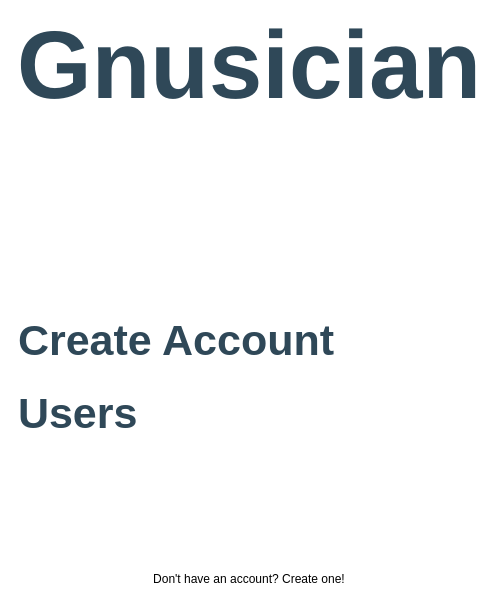
<?xml version="1.0" encoding="UTF-8"?>
<ui version="4.0">
 <class>loginManager</class>
 <widget class="QWidget" name="loginManager">
  <property name="geometry">
   <rect>
    <x>0</x>
    <y>0</y>
    <width>500</width>
    <height>601</height>
   </rect>
  </property>
  <property name="maximumSize">
   <size>
    <width>500</width>
    <height>16777215</height>
   </size>
  </property>
  <property name="windowTitle">
   <string>Form</string>
  </property>
  <property name="layoutDirection">
   <enum>Qt::LeftToRight</enum>
  </property>
  <property name="styleSheet">
   <string notr="true">QWidget
{
	background-color: white
}
QWidget#frameSelectWidget
{
}
QWidget#frameCreateWidget
{
}
QScrollArea
{
	border: none;
}
QLabel
{
	color: rgb(47, 72, 88)
}</string>
  </property>
  <layout class="QVBoxLayout" name="vlLoginPage">
   <property name="leftMargin">
    <number>9</number>
   </property>
   <item>
    <widget class="QLabel" name="lLoginTitle">
     <property name="font">
      <font>
       <pointsize>72</pointsize>
       <weight>75</weight>
       <bold>true</bold>
       <underline>false</underline>
      </font>
     </property>
     <property name="tabletTracking">
      <bool>false</bool>
     </property>
     <property name="text">
      <string>Gnusician</string>
     </property>
     <property name="alignment">
      <set>Qt::AlignCenter</set>
     </property>
    </widget>
   </item>
   <item>
    <spacer name="vsLoginSpacer">
     <property name="orientation">
      <enum>Qt::Vertical</enum>
     </property>
     <property name="sizeHint" stdset="0">
      <size>
       <width>20</width>
       <height>40</height>
      </size>
     </property>
    </spacer>
   </item>
   <item>
    <widget class="QWidget" name="frameCreateWidget" native="true">
     <layout class="QVBoxLayout" name="vlCreate">
      <item>
       <widget class="QLabel" name="lCreate">
        <property name="font">
         <font>
          <pointsize>32</pointsize>
          <weight>75</weight>
          <bold>true</bold>
         </font>
        </property>
        <property name="text">
         <string>Create Account</string>
        </property>
       </widget>
      </item>
     </layout>
    </widget>
   </item>
   <item>
    <widget class="QWidget" name="frameSelectWidget" native="true">
     <layout class="QVBoxLayout" name="vlSelect">
      <item>
       <widget class="QLabel" name="lUsers">
        <property name="font">
         <font>
          <pointsize>32</pointsize>
          <weight>75</weight>
          <bold>true</bold>
         </font>
        </property>
        <property name="text">
         <string>Users</string>
        </property>
       </widget>
      </item>
      <item>
       <widget class="QScrollArea" name="saSelectUser">
        <property name="widgetResizable">
         <bool>true</bool>
        </property>
        <widget class="QWidget" name="scrollAreaWidgetContents">
         <property name="geometry">
          <rect>
           <x>0</x>
           <y>0</y>
           <width>464</width>
           <height>95</height>
          </rect>
         </property>
         <layout class="QVBoxLayout" name="vlScrollArea">
          <property name="spacing">
           <number>0</number>
          </property>
         </layout>
        </widget>
       </widget>
      </item>
     </layout>
    </widget>
   </item>
   <item>
    <widget class="QPushButton" name="pbSwitchView">
     <property name="text">
      <string>Don't have an account? Create one!</string>
     </property>
     <property name="flat">
      <bool>true</bool>
     </property>
    </widget>
   </item>
  </layout>
 </widget>
 <resources/>
 <connections/>
</ui>
